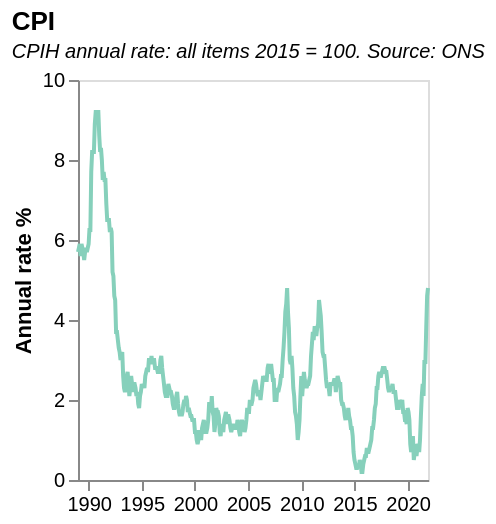

The specification (Vega-Lite) saved for this image:
### Vega-Lite specification from a JSON file in a GitHub repository (floating-point values rounded to 4 significant figures; data arrays with more than 128 entries replaced by an {"elided": "..."} marker saying what was removed)
{"$schema": "https://vega.github.io/schema/vega-lite/v5.json", "title": {"text": "CPI", "subtitle": ["CPIH annual rate: all items 2015 = 100. Source: ONS"], "subtitleFontStyle": "italic", "subtitleFontSize": 10, "anchor": "start", "color": "black"}, "width": 175, "height": 200, "data": {"values": {"elided": "405 records"}, "format": {"parse": {"date": "date"}}}, "mark": {"type": "line", "color": "#86d0bb", "strokeWidth": 2, "opacity": 1}, "transform": [{"filter": "datum.year>minYear"}, {"filter": "datum.year<maxYear"}], "params": [{"name": "minYear", "value": 1988, "bind": {"input": "range", "min": 1988, "max": 2022, "step": 1, "name": "Start year:"}}, {"name": "maxYear", "value": 2022, "bind": {"input": "range", "min": 1988, "max": 2022, "step": 1, "name": "End year:"}}], "encoding": {"x": {"field": "date", "type": "temporal", "title": null, "axis": {"grid": false}}, "y": {"field": "value", "type": "quantitative", "title": "Annual rate %", "axis": {"grid": false}}}}
